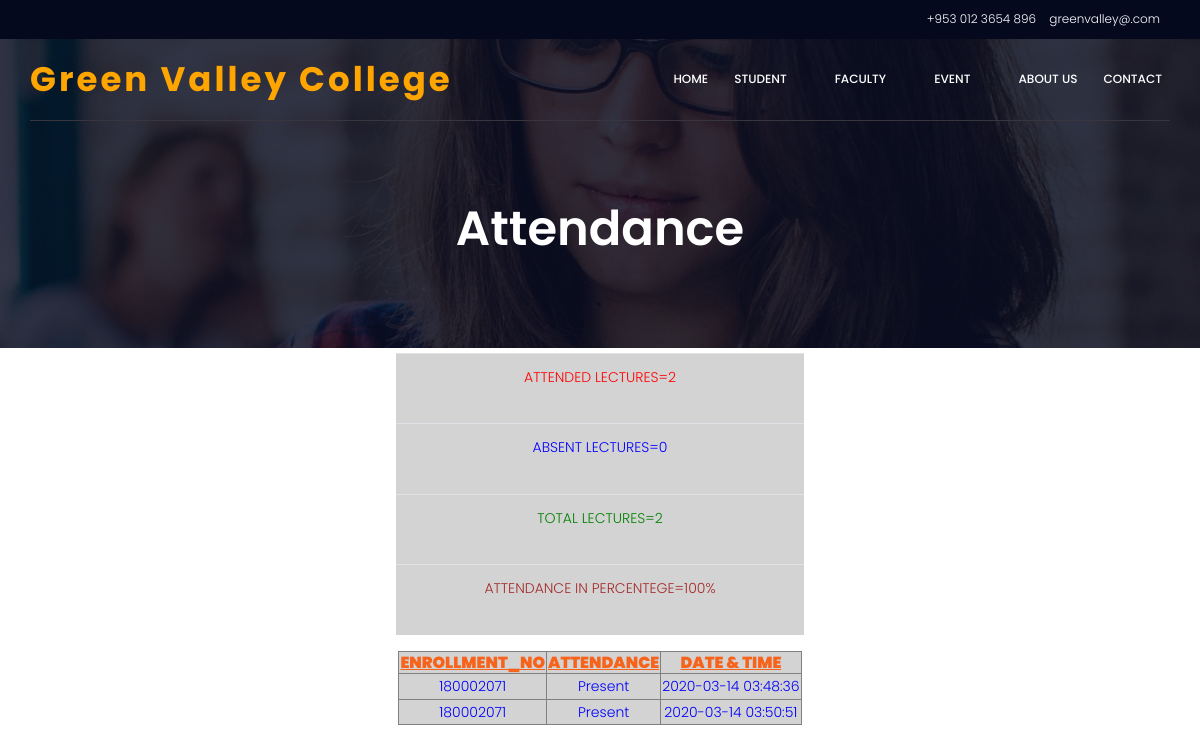
Screenshot of /education/attendance.php (signed in) with the database file from the repository.
### tables this page shows
CREATE TABLE `attendance` (
  `id` int(11) NOT NULL,
  `roll_no` int(11) NOT NULL,
  `student_name` varchar(50) NOT NULL,
  `attendance_status` varchar(20) NOT NULL,
  `date_created` datetime NOT NULL,
  `date_modified` datetime NOT NULL
);

### education/attendance.php (the view, shortened to what this page needs)
	<!DOCTYPE html>
	<html lang="zxx" class="no-js">
	<head>
			<link rel="stylesheet" href="css/linearicons.css">
			<link rel="stylesheet" href="css/font-awesome.min.css">
			<link rel="stylesheet" href="css/bootstrap.css">
			<link rel="stylesheet" href="css/magnific-popup.css">
			<link rel="stylesheet" href="css/nice-select.css">
			<link rel="stylesheet" href="css/animate.min.css">
			<link rel="stylesheet" href="css/owl.carousel.css">
			<link rel="stylesheet" href="css/jquery-ui.css">
			<link rel="stylesheet" href="css/main.css">
		</head>
		<body>
		  <header id="header" id="home">
	  		<div class="header-top">
	  			<div class="container">
			  		<div class="row">
			  			<div class="col-lg-6 col-sm-6 col-8 header-top-left no-padding">
			  				<ul>
								<li><a href="#"><i class="fa fa-facebook"></i></a></li>
								<li><a href="#"><i class="fa fa-twitter"></i></a></li>
								<li><a href="#"><i class="fa fa-dribbble"></i></a></li>
								<li><a href="#"><i class="fa fa-behance"></i></a></li>
			  				</ul>
			  			</div>
			  			<div class="col-lg-6 col-sm-6 col-4 header-top-right no-padding">
			  				<a href="tel:+953 012 3654 896"><span class="lnr lnr-phone-handset"></span> <span class="text">+953 012 3654 896</span></a>
			  				<a href="mailto:support@colorlib.com"><span class="lnr lnr-envelope"></span> <span class="text">greenvalley@.com</span></a>
			  			</div>
			  		</div>
	  			</div>
			</div>
		    <div class="container main-menu">
		    	<div class="row align-items-center justify-content-between d-flex">
			      <div id="logo">
			        <a href="index.html"><h1 style="color:orange;">Green Valley College</h1></a>
			      </div>
			      <nav id="nav-menu-container">
			        <ul class="nav-menu">
			          <li><a href="index.html">Home</a></li>
			          <li class="menu-has-children"><a href="">Student</a>
			          </li>
			          <li class="menu-has-children"><a href="">Faculty</a>
			          </li>
			          <li class="menu-has-children"><a href="">Event</a>
			          </li>
			          <li><a href="about.html">About us</a></li>
			          <li><a href="contact.html">contact</a></li>
			            </ul>
			      </nav>
		    	</div>
		    </div>
		  </header>
			<section class="banner-area relative about-banner" id="home">
				<div class="overlay overlay-bg"></div>
				<div class="container">
					<div class="row d-flex align-items-center justify-content-center">
						<div class="about-content col-lg-12">
							<h1 class="text-white">
								Attendance
							</h1>
						</div>
					</div>
				</div>
			</section>
<html>
<?php
$servername = "localhost";
$username = "root";
$password = "";
$dbname = "project";
 $conn = mysqli_connect($servername, $username, $password, $dbname);
 $attend=$_SESSION['UserID'];
 $present="SELECT attendance_status FROM attendance where roll_no=$attend AND attendance_status LIKE 'Pre%' ";
 $def=mysqli_query($conn,$present);
$present_students=mysqli_num_rows($def);
 $absent="SELECT attendance_status FROM attendance where roll_no=$attend AND attendance_status LIKE 'Abs%' ";
 $abc=mysqli_query($conn,$absent);
$absent_students=mysqli_num_rows($abc);
$total_lectures=$present_students + $absent_students;
$perc=($present_students*100)/$total_lectures;
$sql1="SELECT * FROM attendance where roll_no=$attend";
$result1=mysqli_query($conn,$sql1);
?>
		<table border="0" align="center" style=" background-color: lightgray " class="table">
            <tr>
				<td align="center" style="color:red">
					<?php echo "ATTENDED LECTURES=" . $present_students ."<BR>" . "<BR>";?>
				</td>
			</tr>
			<tr>
				<td align="center" style="color:blue">
					<?php echo "ABSENT LECTURES=" . $absent_students. "<BR>" . "<BR>";?>
				</td>
			</tr>
			<tr>
				<td align="center" style="color:green">
					<?php echo "TOTAL LECTURES=" . $total_lectures. "<BR>" . "<BR>";?>
				</td>
			</tr>
			<tr>
				<td align="center" style="color:brown">
					<?php echo "ATTENDANCE IN PERCENTEGE=" . $perc. "%" . "<BR>" . "<BR>";?>
				</td>
			</tr>
			</table>
            <table border="1" align="center"  style=" background-color: lightgray ">
        <tr>
            <td align="center"><h5><u><b>ENROLLMENT_NO</b></u></h5></td>
            <td align="center"><b><h5><u>ATTENDANCE</u></b></h5></td>
            <td align="center"><b><h5><u>DATE & TIME</u></b></h5></td>
        </tr>
<?php
	while($row = mysqli_fetch_array($result1)){
	?>
       <tr>
				  <h4><td align="center" style="color:blue"><?php echo $row["roll_no"];?></td></h4>
				  <td align="center" style="color:blue"><?php echo $row["attendance_status"];?></td>
				  <td align="center" style="color:blue"><?php echo $row["date_created"];?></td>
              </tr>
	<?php
	}
 ?>
 </html>
	</body>
	</html>

### education/css/main.css (style rules this page uses)
body { color:#777;font-family:"Poppins",sans-serif;font-size:14px;font-weight:300;line-height:1.625em;position:relative }
ol,ul { margin:0;padding:0;list-style:none }
a { -webkit-transition:all 0.3s ease 0s;-moz-transition:all 0.3s ease 0s;-o-transition:all 0.3s ease 0s;transition:all 0.3s ease 0s }
a,a:focus,a:hover { text-decoration:none;outline:0 }
h1,h2,h3,h4,h5,h6 { font-family:"Poppins",sans-serif;color:#222;line-height:1.2em !important;margin-bottom:0;margin-top:0;font-weight:600 }
h1,.h1 { font-size:36px }
h4,.h4 { font-size:18px }
h5,.h5 { font-size:16px }
td,th { border-radius:0px }
.text-white { color:#fff }
.relative { position:relative }
.overlay { position:absolute;left:0;right:0;top:0;bottom:0 }
.no-padding { padding:0 }
b,sup,sub,u,del { color:#f7631b }
h1 { font-size:36px }
h4 { font-size:18px }
h5 { font-size:16px }
h1,h2,h3,h4,h5,h6 { line-height:1.5em }
.header-top { background:#04091e;font-size:12px;padding:8px }
.header-top a { color:#fff }
.header-top ul li { display:inline-block;margin-left:15px }
.header-top .header-top-left { text-align:left }
.header-top .header-top-left i { -webkit-transition:all 0.3s ease 0s;-moz-transition:all 0.3s ease 0s;-o-transition:all 0.3s ease 0s;transition:all 0.3s ease 0s }
.header-top .header-top-left a { margin-right:10px }
.header-top .header-top-right { text-align:right }
.header-top .header-top-right a { margin-right:10px }
.main-menu { padding-bottom:20px;padding-top:20px;border-bottom:1px solid #39353e }
#header { position:fixed;left:0;top:0;right:0;transition:all 0.5s;z-index:997 }
#header #logo h1 { font-size:34px;margin:0;padding:0;line-height:1;font-weight:700;letter-spacing:3px }
.nav-menu,.nav-menu * { margin:0;padding:0;list-style:none }
.nav-menu li { position:relative;white-space:nowrap }
.nav-menu>li { float:left }
.sf-arrows .sf-with-ul { padding-right:30px }
.sf-arrows .sf-with-ul:after { content:"\f107";position:absolute;right:15px;font-family:FontAwesome;font-style:normal;font-weight:normal }
.nav-menu a { padding:0 8px 0px 8px;text-decoration:none;display:inline-block;color:#fff;font-weight:500;font-size:12px;text-transform:uppercase;outline:none }
.nav-menu>li { margin-left:10px }
#mobile-nav { position:fixed;top:0;padding-top:18px;bottom:0;z-index:998;background:rgba(0,0,0,0.8);left:-260px;width:260px;overflow-y:auto;transition:0.4s }
#mobile-nav ul { padding:0;margin:0;list-style:none }
#mobile-nav ul li { position:relative }
#mobile-nav ul li a { color:#fff;font-size:13px;text-transform:uppercase;overflow:hidden;padding:10px 22px 10px 15px;position:relative;text-decoration:none;width:100%;display:block;outline:none;font-weight:400 }
.banner-area { background:url(../img/banner-bg.jpg) right;background-size:cover }
.banner-area .overlay-bg { background-color:rgba(4,9,30,0.8) }
.about-banner { background:url(../img/top-banner.jpg) right no-repeat;background-size:cover }
.about-content { margin-top:110px;padding:90px 0px;text-align:center }
.about-content h1 { font-size:48px;font-weight:600 }

### education/attendance.php (style rules this page uses)
.table { margin-top:5px; width:34%; }

### rows the page displays
attendance: roll_no "180002071", attendance_status "Present", date_created "2020-03-14 03:48:36"
attendance: roll_no "180002071", attendance_status "Present", date_created "2020-03-14 03:50:51"

### other values shown
$present_students "2"
$absent_students "0"
$total_lectures "2"
$perc "100"
